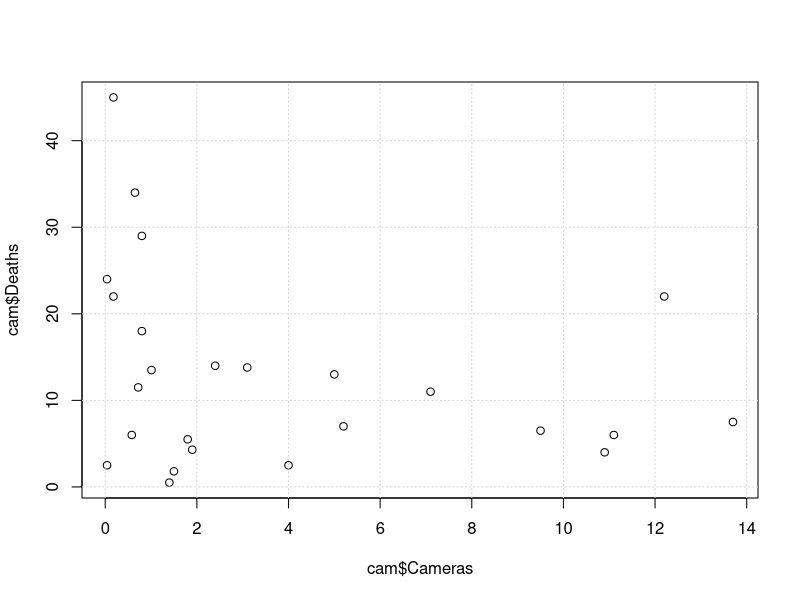
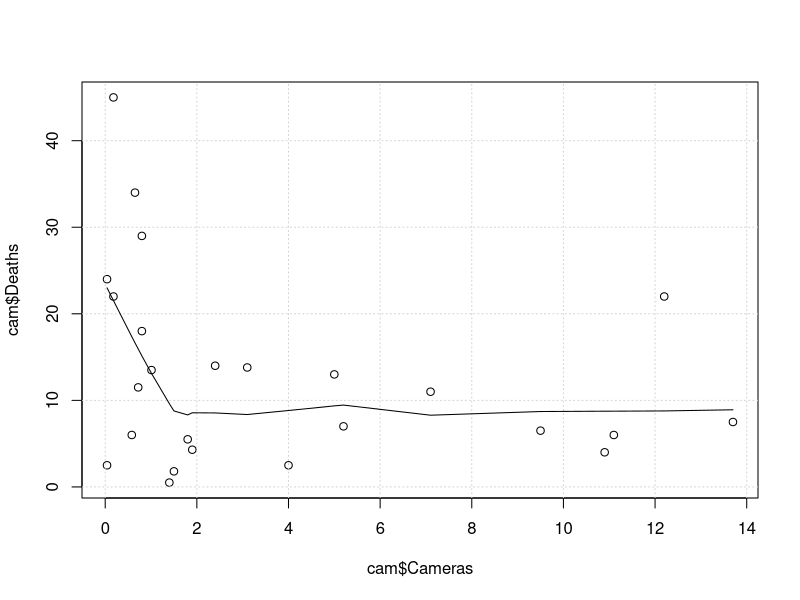

Recreate these plots in R, in order. (Note: this script raises an error after producing the figures.)
cam <- read.csv('cameras.csv')
plot(cam$Cameras, cam$Deaths)
grid()
#identify(cam$Cameras, cam$Deaths, cam$Country)

model.all <- lm(cam$Deaths ~ cam$Cameras)
summary(model.all)
confint(model.all)

# Non-parametric model
plot(cam$Cameras, cam$Deaths)
grid()
lines(lowess(cam$Cameras, cam$Deaths))

library(car)
qqPlot(resid(model.all), labels=cam$Country, id.method="identify")

influenceIndexPlot(model.all)